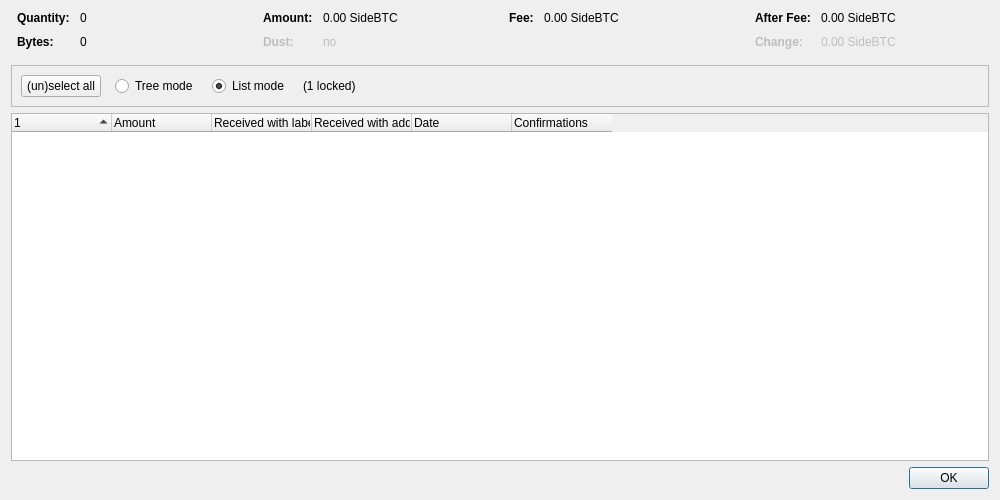
<?xml version="1.0" encoding="UTF-8"?>
<ui version="4.0">
 <class>CoinControlDialog</class>
 <widget class="QDialog" name="CoinControlDialog">
  <property name="geometry">
   <rect>
    <x>0</x>
    <y>0</y>
    <width>1000</width>
    <height>500</height>
   </rect>
  </property>
  <property name="windowTitle">
   <string>Coin Selection</string>
  </property>
  <layout class="QVBoxLayout" name="verticalLayout">
   <item>
    <layout class="QHBoxLayout" name="horizontalLayoutTop" stretch="0,0,0,0">
     <property name="topMargin">
      <number>0</number>
     </property>
     <property name="bottomMargin">
      <number>10</number>
     </property>
     <item>
      <layout class="QFormLayout" name="formLayoutCoinControl1">
       <property name="horizontalSpacing">
        <number>10</number>
       </property>
       <property name="verticalSpacing">
        <number>10</number>
       </property>
       <property name="leftMargin">
        <number>6</number>
       </property>
       <property name="rightMargin">
        <number>6</number>
       </property>
       <item row="0" column="0">
        <widget class="QLabel" name="labelCoinControlQuantityText">
         <property name="font">
          <font>
           <weight>75</weight>
           <bold>true</bold>
          </font>
         </property>
         <property name="text">
          <string>Quantity:</string>
         </property>
        </widget>
       </item>
       <item row="0" column="1">
        <widget class="QLabel" name="labelCoinControlQuantity">
         <property name="cursor">
          <cursorShape>IBeamCursor</cursorShape>
         </property>
         <property name="contextMenuPolicy">
          <enum>Qt::ActionsContextMenu</enum>
         </property>
         <property name="text">
          <string notr="true">0</string>
         </property>
         <property name="textInteractionFlags">
          <set>Qt::LinksAccessibleByMouse|Qt::TextSelectableByKeyboard|Qt::TextSelectableByMouse</set>
         </property>
        </widget>
       </item>
       <item row="1" column="0">
        <widget class="QLabel" name="labelCoinControlBytesText">
         <property name="font">
          <font>
           <weight>75</weight>
           <bold>true</bold>
          </font>
         </property>
         <property name="text">
          <string>Bytes:</string>
         </property>
        </widget>
       </item>
       <item row="1" column="1">
        <widget class="QLabel" name="labelCoinControlBytes">
         <property name="cursor">
          <cursorShape>IBeamCursor</cursorShape>
         </property>
         <property name="contextMenuPolicy">
          <enum>Qt::ActionsContextMenu</enum>
         </property>
         <property name="text">
          <string notr="true">0</string>
         </property>
         <property name="textInteractionFlags">
          <set>Qt::LinksAccessibleByMouse|Qt::TextSelectableByKeyboard|Qt::TextSelectableByMouse</set>
         </property>
        </widget>
       </item>
      </layout>
     </item>
     <item>
      <layout class="QFormLayout" name="formLayoutCoinControl2">
       <property name="horizontalSpacing">
        <number>10</number>
       </property>
       <property name="verticalSpacing">
        <number>10</number>
       </property>
       <property name="leftMargin">
        <number>6</number>
       </property>
       <property name="rightMargin">
        <number>6</number>
       </property>
       <item row="0" column="0">
        <widget class="QLabel" name="labelCoinControlAmountText">
         <property name="font">
          <font>
           <weight>75</weight>
           <bold>true</bold>
          </font>
         </property>
         <property name="text">
          <string>Amount:</string>
         </property>
        </widget>
       </item>
       <item row="0" column="1">
        <widget class="QLabel" name="labelCoinControlAmount">
         <property name="cursor">
          <cursorShape>IBeamCursor</cursorShape>
         </property>
         <property name="contextMenuPolicy">
          <enum>Qt::ActionsContextMenu</enum>
         </property>
         <property name="text">
          <string notr="true">0.00 SideBTC</string>
         </property>
         <property name="textInteractionFlags">
          <set>Qt::LinksAccessibleByMouse|Qt::TextSelectableByKeyboard|Qt::TextSelectableByMouse</set>
         </property>
        </widget>
       </item>
       <item row="1" column="0">
        <widget class="QLabel" name="labelCoinControlLowOutputText">
         <property name="enabled">
          <bool>false</bool>
         </property>
         <property name="font">
          <font>
           <weight>75</weight>
           <bold>true</bold>
          </font>
         </property>
         <property name="text">
          <string>Dust:</string>
         </property>
        </widget>
       </item>
       <item row="1" column="1">
        <widget class="QLabel" name="labelCoinControlLowOutput">
         <property name="enabled">
          <bool>false</bool>
         </property>
         <property name="cursor">
          <cursorShape>IBeamCursor</cursorShape>
         </property>
         <property name="contextMenuPolicy">
          <enum>Qt::ActionsContextMenu</enum>
         </property>
         <property name="text">
          <string notr="true">no</string>
         </property>
         <property name="textInteractionFlags">
          <set>Qt::LinksAccessibleByMouse|Qt::TextSelectableByKeyboard|Qt::TextSelectableByMouse</set>
         </property>
        </widget>
       </item>
      </layout>
     </item>
     <item>
      <layout class="QFormLayout" name="formLayoutCoinControl3">
       <property name="horizontalSpacing">
        <number>10</number>
       </property>
       <property name="verticalSpacing">
        <number>10</number>
       </property>
       <property name="leftMargin">
        <number>6</number>
       </property>
       <property name="rightMargin">
        <number>6</number>
       </property>
       <item row="0" column="0">
        <widget class="QLabel" name="labelCoinControlFeeText">
         <property name="font">
          <font>
           <weight>75</weight>
           <bold>true</bold>
          </font>
         </property>
         <property name="text">
          <string>Fee:</string>
         </property>
        </widget>
       </item>
       <item row="0" column="1">
        <widget class="QLabel" name="labelCoinControlFee">
         <property name="cursor">
          <cursorShape>IBeamCursor</cursorShape>
         </property>
         <property name="contextMenuPolicy">
          <enum>Qt::ActionsContextMenu</enum>
         </property>
         <property name="text">
          <string notr="true">0.00 SideBTC</string>
         </property>
         <property name="textInteractionFlags">
          <set>Qt::LinksAccessibleByMouse|Qt::TextSelectableByKeyboard|Qt::TextSelectableByMouse</set>
         </property>
        </widget>
       </item>
      </layout>
     </item>
     <item>
      <layout class="QFormLayout" name="formLayoutCoinControl4">
       <property name="horizontalSpacing">
        <number>10</number>
       </property>
       <property name="verticalSpacing">
        <number>10</number>
       </property>
       <property name="leftMargin">
        <number>6</number>
       </property>
       <property name="rightMargin">
        <number>6</number>
       </property>
       <item row="0" column="0">
        <widget class="QLabel" name="labelCoinControlAfterFeeText">
         <property name="font">
          <font>
           <weight>75</weight>
           <bold>true</bold>
          </font>
         </property>
         <property name="text">
          <string>After Fee:</string>
         </property>
        </widget>
       </item>
       <item row="0" column="1">
        <widget class="QLabel" name="labelCoinControlAfterFee">
         <property name="cursor">
          <cursorShape>IBeamCursor</cursorShape>
         </property>
         <property name="contextMenuPolicy">
          <enum>Qt::ActionsContextMenu</enum>
         </property>
         <property name="text">
          <string notr="true">0.00 SideBTC</string>
         </property>
         <property name="textInteractionFlags">
          <set>Qt::LinksAccessibleByMouse|Qt::TextSelectableByKeyboard|Qt::TextSelectableByMouse</set>
         </property>
        </widget>
       </item>
       <item row="1" column="0">
        <widget class="QLabel" name="labelCoinControlChangeText">
         <property name="enabled">
          <bool>false</bool>
         </property>
         <property name="font">
          <font>
           <weight>75</weight>
           <bold>true</bold>
          </font>
         </property>
         <property name="text">
          <string>Change:</string>
         </property>
        </widget>
       </item>
       <item row="1" column="1">
        <widget class="QLabel" name="labelCoinControlChange">
         <property name="enabled">
          <bool>false</bool>
         </property>
         <property name="cursor">
          <cursorShape>IBeamCursor</cursorShape>
         </property>
         <property name="contextMenuPolicy">
          <enum>Qt::ActionsContextMenu</enum>
         </property>
         <property name="text">
          <string notr="true">0.00 SideBTC</string>
         </property>
         <property name="textInteractionFlags">
          <set>Qt::LinksAccessibleByMouse|Qt::TextSelectableByKeyboard|Qt::TextSelectableByMouse</set>
         </property>
        </widget>
       </item>
      </layout>
     </item>
    </layout>
   </item>
   <item>
    <widget class="QFrame" name="frame">
     <property name="minimumSize">
      <size>
       <width>0</width>
       <height>40</height>
      </size>
     </property>
     <property name="frameShape">
      <enum>QFrame::StyledPanel</enum>
     </property>
     <property name="frameShadow">
      <enum>QFrame::Sunken</enum>
     </property>
     <layout class="QHBoxLayout" name="horizontalLayout">
      <item>
       <layout class="QHBoxLayout" name="horizontalLayoutPanel" stretch="0,0,0,0,0">
        <property name="spacing">
         <number>14</number>
        </property>
        <item>
         <widget class="QPushButton" name="pushButtonSelectAll">
          <property name="sizePolicy">
           <sizepolicy hsizetype="Maximum" vsizetype="Fixed">
            <horstretch>0</horstretch>
            <verstretch>0</verstretch>
           </sizepolicy>
          </property>
          <property name="text">
           <string>(un)select all</string>
          </property>
          <property name="autoDefault">
           <bool>false</bool>
          </property>
         </widget>
        </item>
        <item>
         <widget class="QRadioButton" name="radioTreeMode">
          <property name="sizePolicy">
           <sizepolicy hsizetype="Maximum" vsizetype="Fixed">
            <horstretch>0</horstretch>
            <verstretch>0</verstretch>
           </sizepolicy>
          </property>
          <property name="text">
           <string>Tree mode</string>
          </property>
         </widget>
        </item>
        <item>
         <widget class="QRadioButton" name="radioListMode">
          <property name="sizePolicy">
           <sizepolicy hsizetype="Maximum" vsizetype="Fixed">
            <horstretch>0</horstretch>
            <verstretch>0</verstretch>
           </sizepolicy>
          </property>
          <property name="text">
           <string>List mode</string>
          </property>
          <property name="checked">
           <bool>true</bool>
          </property>
         </widget>
        </item>
        <item>
         <widget class="QLabel" name="labelLocked">
          <property name="text">
           <string notr="true">(1 locked)</string>
          </property>
         </widget>
        </item>
        <item>
         <spacer name="horizontalSpacer">
          <property name="orientation">
           <enum>Qt::Horizontal</enum>
          </property>
          <property name="sizeHint" stdset="0">
           <size>
            <width>40</width>
            <height>20</height>
           </size>
          </property>
         </spacer>
        </item>
       </layout>
      </item>
     </layout>
    </widget>
   </item>
   <item>
    <widget class="CoinControlTreeWidget" name="treeWidget">
     <property name="contextMenuPolicy">
      <enum>Qt::CustomContextMenu</enum>
     </property>
     <property name="sortingEnabled">
      <bool>false</bool>
     </property>
     <property name="columnCount">
      <number>6</number>
     </property>
     <attribute name="headerShowSortIndicator" stdset="0">
      <bool>true</bool>
     </attribute>
     <attribute name="headerStretchLastSection">
      <bool>false</bool>
     </attribute>
     <column>
      <property name="text">
       <string/>
      </property>
     </column>
     <column>
      <property name="text">
       <string>Amount</string>
      </property>
     </column>
     <column>
      <property name="text">
       <string>Received with label</string>
      </property>
     </column>
     <column>
      <property name="text">
       <string>Received with address</string>
      </property>
     </column>
     <column>
      <property name="text">
       <string>Date</string>
      </property>
     </column>
     <column>
      <property name="text">
       <string>Confirmations</string>
      </property>
      <property name="toolTip">
       <string>Confirmed</string>
      </property>
     </column>
     <column>
      <property name="text">
       <string/>
      </property>
     </column>
     <column>
      <property name="text">
       <string/>
      </property>
     </column>
     <column>
      <property name="text">
       <string/>
      </property>
     </column>
     <column>
      <property name="text">
       <string/>
      </property>
     </column>
    </widget>
   </item>
   <item>
    <widget class="QDialogButtonBox" name="buttonBox">
     <property name="orientation">
      <enum>Qt::Horizontal</enum>
     </property>
     <property name="standardButtons">
      <set>QDialogButtonBox::Ok</set>
     </property>
    </widget>
   </item>
  </layout>
 </widget>
 <customwidgets>
  <customwidget>
   <class>CoinControlTreeWidget</class>
   <extends>QTreeWidget</extends>
   <header>qt/coincontroltreewidget.h</header>
  </customwidget>
 </customwidgets>
 <resources/>
 <connections/>
</ui>
